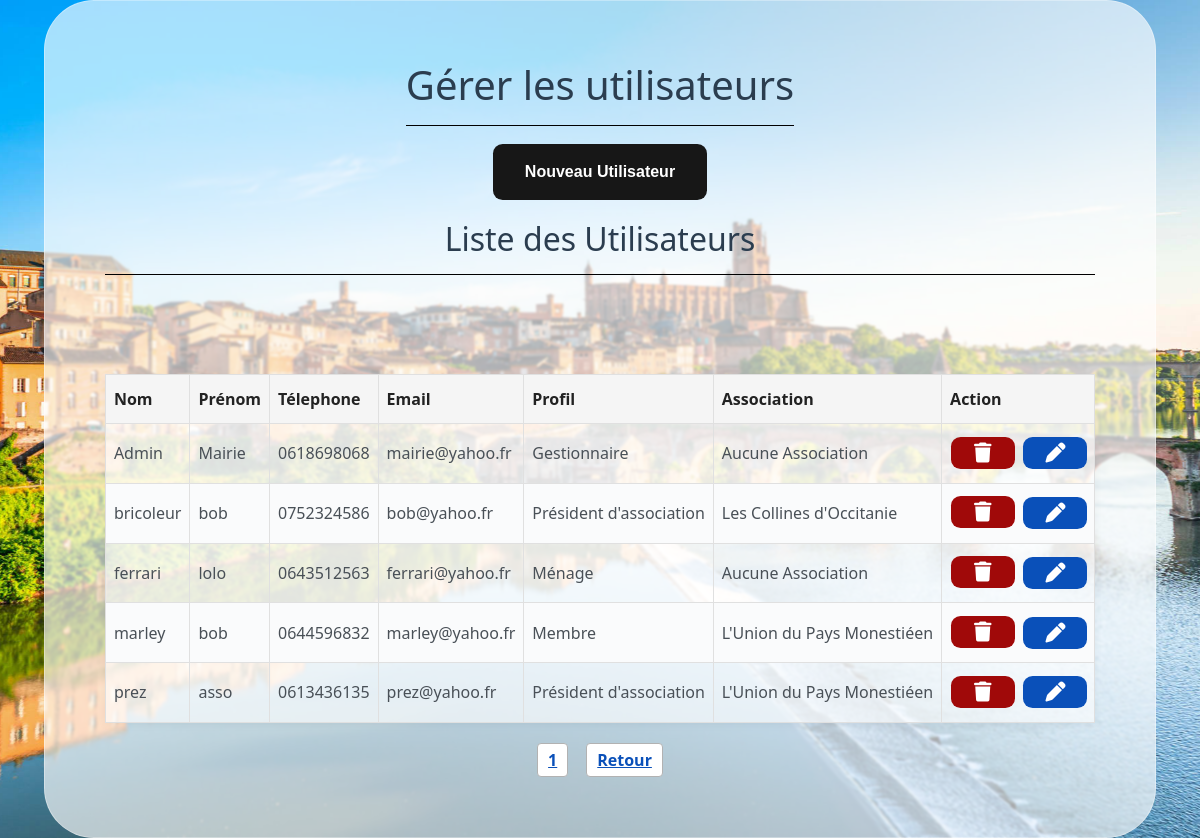
/models/panneauAdmin/gestionUtilisateurs.php (signed in), run on the app's committed database.
### tables this page shows
CREATE TABLE `utilisateurs` (
  `id_utilisateur` int(11) NOT NULL,
  `nom_utilisateur` text NOT NULL,
  `prenom_utilisateur` text NOT NULL,
  `telephone` text NOT NULL,
  `email` text NOT NULL,
  `password` varchar(255) NOT NULL,
  `profil` text NOT NULL,
  `association_id` int(11) DEFAULT NULL
);

CREATE TABLE `associations` (
  `id_association` int(11) NOT NULL,
  `nom_association` text NOT NULL
);

### database/DAO.php (called while the page is built, shortened)
<?php
class DAOReservation {
private $host="localhost";
private $dbname="reservation-salles";
private $username="root";
private $password="";
private $dbh;
public function connexion() {
try {
$this->dbh = new PDO('mysql:host='.$this->host.';dbname='.$this->dbname, $this->username, $this->password);
} catch (PDOException $e) {
throw $e;
}
}
public function getUtilisateurs() {
    $utilisateurs=$this->dbh->prepare("SELECT * FROM utilisateurs");
    $utilisateurs->execute();
    return $utilisateurs->fetchAll(PDO::FETCH_ASSOC);
}
public function UtilisateurLabelAssociation() {
    $usersLabelAssociation=$this->dbh->prepare("SELECT id_utilisateur, nom_utilisateur, prenom_utilisateur, telephone, email, profil, password, association_id, nom_association FROM `utilisateurs` INNER JOIN associations ON utilisateurs.association_id = associations.id_association ORDER BY nom_utilisateur");
    $usersLabelAssociation->execute();
    return $usersLabelAssociation->fetchAll(PDO::FETCH_ASSOC);
}
}
?>

### models/panneauAdmin/gestionUtilisateurs.php (the view, shortened to what this page needs)
<?php
require_once('../../database/DAO.php');
$dao = new DAOReservation();
$dao->connexion();
$utilisateurs =$dao->UtilisateurLabelAssociation();
$parPage = 5;
$page = isset($_GET['page']) ? (int)$_GET['page'] : 1;
$total = count($utilisateurs);
$totalPages = ceil($total / $parPage);
$start = ($page - 1) * $parPage;
$utilisateursPage = array_slice($utilisateurs, $start, $parPage);
require_once('../../templates/headers.php');
?>
<main id="mainGestion">
    <article id="formGestion">
        <h1 id="titreGestion">Gérer les utilisateurs</h1>
        <button class="submitButton" id="nouveau">Nouveau Utilisateur</button>
        <section id="gestionRow">
        <section id="tableContainer">
            <h2 id="titreListe">Liste des Utilisateurs</h2>
            <table id="tableListe">
                <thead>
                    <tr>
                        <th>Nom</th>
                        <th>Prénom</th>
                        <th>Télephone</th>
                        <th>Email</th>
                        <th>Profil</th>
                        <th>Association</th>
                        <th>Action</th>
                    </tr>
                </thead>
                <tbody>
                    <?php foreach ($utilisateursPage as $utilisateur) { ?>
                    <tr>
                        <td data-label="Nom"><?php print $utilisateur['nom_utilisateur'] ?></td>
                        <td data-label="Prénom"><?php print $utilisateur['prenom_utilisateur'] ?></td>
                        <td data-label="Télephone"><?php print $utilisateur['telephone'] ?></td>
                        <td data-label="Email"><?php print $utilisateur['email'] ?></td>
                        <td data-label="Profil"><?php print $utilisateur['profil'] ?></td>
                        <td data-label="Association"><?php print $utilisateur['nom_association'] ?></td>
                        <td data-label="Action">
                        <article id="rowButton">
                        <form method="POST" action="" onsubmit="return confirm('Voulez-vous vraiment supprimer cet utilisateur ?');">
                            <button class="submitButton" id="supprimer" type="submit" name="action" value="supprimer"><i class="fa-solid fa-trash"></i></button>
                            </form>
                            <button id="modifier" type="button" class="modifier-btn submitButton"
                                data-id="<?= $utilisateur['id_utilisateur'] ?>"
                                data-name="<?= htmlspecialchars($utilisateur['nom_utilisateur']) ?>"
                                data-firstname="<?= htmlspecialchars($utilisateur['prenom_utilisateur']) ?>"
                                data-email="<?= htmlspecialchars($utilisateur['email']) ?>"
                                data-tel="<?= htmlspecialchars($utilisateur['telephone']) ?>"
                                data-password="<?= htmlspecialchars($utilisateur['password']) ?>"
                                data-profil="<?= htmlspecialchars($utilisateur['profil']) ?>"
                                data-association-id="<?= $utilisateur['association_id'] ?>"
                            ><i class="fa-solid fa-pen"></i></button>
                        </article>
                        </td>
                    </tr>
                    <?php } ?>
                </tbody>
            </table>
            <section class="pagination">
                    <?php for ($i = 1; $i <= $totalPages; $i++): ?>
                        <a href="?page=<?= $i ?>" <?= $i === $page ? 'style="font-weight:bold;text-decoration:underline;"' : '' ?>><?= $i ?></a>
                        <a href="../../controllers.php" class="btn-retour" style="font-weight:bold;text-decoration:underline;">Retour</a>
                    <?php endfor; ?>
                    </section>
        </section>
    </section>
    </article>
</main>

### templates/headers.php (shortened to what this page needs)
<!DOCTYPE html>
<html lang="en">
  <head>
    <link rel="stylesheet" href="https://cdnjs.cloudflare.com/ajax/libs/font-awesome/5.13.1/css/all.min.css">
    <link rel="stylesheet" href="https://cdn.jsdelivr.net/npm/bootswatch@5.3.3/dist/cerulean/bootstrap.min.css" />
    <link rel="stylesheet" href="/Projet-Calendrier-Reservation/public/styles/components/calendar.css" />
    <link rel="stylesheet" href="/Projet-Calendrier-Reservation/public/styles/layout/headers&footers.css" />
    <link rel="stylesheet" href="/Projet-Calendrier-Reservation/public/styles/components/menuBurger.css">
    <link rel="stylesheet" href="https://cdnjs.cloudflare.com/ajax/libs/font-awesome/6.5.0/css/all.min.css">
    <link href="https://cdn.jsdelivr.net/npm/fullcalendar@6.1.8/main.min.css" rel="stylesheet" />
    <link rel="stylesheet" href="/Projet-Calendrier-Reservation/public/styles/components/inscription.css">
    <link rel="stylesheet" href="/Projet-Calendrier-Reservation/public/styles/components/gestion.css">
  </head>
  <body>

### public/styles/components/calendar.css (style rules this page uses)
:root { --bs-link-color-rgb: #2b3d4f; --bs-heading-color: #2b3d4f; }

### public/styles/components/inscription.css (style rules this page uses)
h2 { margin-bottom: 20%; text-align: center; border-bottom: 1px solid #000000; padding-bottom: 16px; }

### public/styles/components/gestion.css (style rules this page uses)
#mainGestion { margin: 0; padding: 0; width: 100vw; min-height: 100vh; display: flex; align-items: center; justify-content: center; background-image: url("../img/pont.jfif"); background-size: cover; background-repeat: no-repeat; background-position: center; image-rendering: auto; background-attachment: fixed; }
#gestionRow { display: flex; flex-direction: row; align-items: flex-start; gap: 40px; width: 100%; justify-content: center; }
#tableContainer { flex: 1; }
#formGestion { display: flex; flex-direction: column; align-items: center; padding: 60px; border-radius: 50px; background: rgba(255, 255, 255, 0.65); -webkit-backdrop-filter: blur(1px); backdrop-filter: blur(1px); border: 1px solid rgba(255, 255, 255, 0.325); }
#titreGestion { text-align: center; border-bottom: 1px solid #000000; padding-bottom: 16px; }
.submitButton { font-family: Arial, Helvetica, sans-serif; font-weight: bold; color: white; background-color: #171717; padding: 1em 2em; margin: 1%; border: none; border-radius: 0.6rem; position: relative; cursor: pointer; overflow: hidden; }
#rowButton { display: flex; gap: 8px; }
#supprimer { background-color: rgb(160, 9, 9); width: 20px; height: 20px; display: flex; align-items: center; justify-content: center; }
#modifier { background-color: #0a50b9; width: 20px; height: 20px; display: flex; align-items: center; justify-content: center; }
i { font-size: 20px; }
#nouveau { margin-bottom: 2%; }
h2 { margin-bottom: 10%; text-align: center; border-bottom: 1px solid #000000; padding-bottom: 16px; }
.pagination { margin-top: 20px; text-align: center; display: flex; justify-content: center; gap: 8px; }
.pagination a { color: #0a50b9; margin: 0 5px; text-decoration: none; font-weight: normal; border: 1px solid #b2b2b2; padding: 4px 10px; border-radius: 4px; background: #fff; transition: background 0.2s, color 0.2s, border 0.2s; display: inline-block; }
#tableListe { width: 100%; border-collapse: collapse; background: #ffffffa0; box-shadow: 0 2px 8px rgba(0,0,0,0.05); margin-bottom: 20px; }
#tableListe th, #tableListe td { border: 1px solid #e0e0e0; padding: 12px 8px; text-align: left; }
#tableListe th { background-color: #f5f5f5; font-weight: bold; color: #222; }
#tableListe tr:nth-child(even) { background-color: #fafbfc; }

### data on the page
utilisateurs: nom_utilisateur "Admin", prenom_utilisateur "Mairie", telephone "0618698068", email "mairie@yahoo.fr", profil "Gestionnaire", association.nom_association "Aucune Association"
utilisateurs: nom_utilisateur "bricoleur", prenom_utilisateur "bob", telephone "0752324586", email "bob@yahoo.fr", profil "Président d'association", association.nom_association "Les Collines d'Occitanie"
utilisateurs: nom_utilisateur "ferrari", prenom_utilisateur "lolo", telephone "0643512563", email "ferrari@yahoo.fr", profil "Ménage", association.nom_association "Aucune Association"
utilisateurs: nom_utilisateur "marley", prenom_utilisateur "bob", telephone "0644596832", email "marley@yahoo.fr", profil "Membre", association.nom_association "L'Union du Pays Monestiéen"
utilisateurs: nom_utilisateur "prez", prenom_utilisateur "asso", telephone "0613436135", email "prez@yahoo.fr", profil "Président d'association", association.nom_association "L'Union du Pays Monestiéen"
